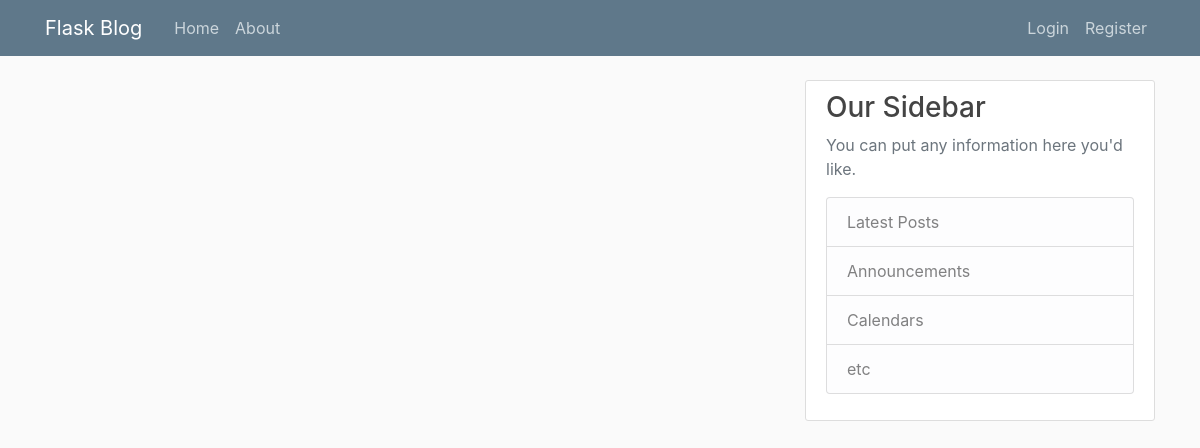
The app's page /home, older data.
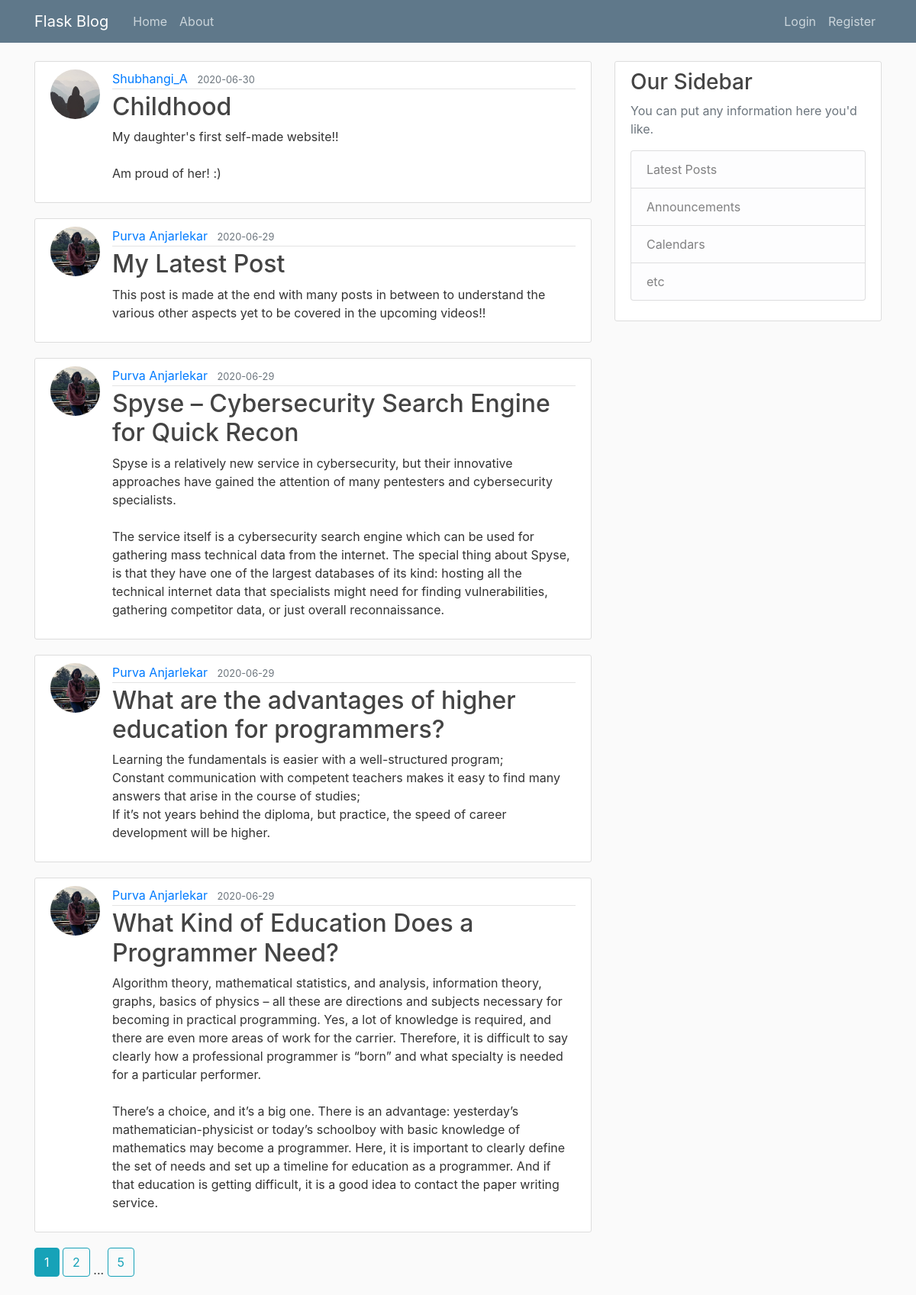
The same page, newer data.
### app/models.py (models this page shows, shortened)
class Post(db.Model):
    id = db.Column(db.Integer, primary_key = True)
    title = db.Column(db.String(150), nullable = False)
    date_posted = db.Column(db.DateTime, nullable = False, default = datetime.utcnow)
    content = db.Column(db.Text, nullable = False)
    user_id = db.Column(db.Integer, db.ForeignKey('user.id'), nullable = False)

class User(db.Model, UserMixin):
    id = db.Column(db.Integer, primary_key = True)
    username = db.Column(db.String(16), unique = True, nullable = False)
    email = db.Column(db.String(116), unique = True, nullable = False)
    image_file = db.Column(db.String(25), nullable = False, default = 'default.jpg')
    password = db.Column(db.String(60), nullable = False)
    posts = db.relationship('Post', backref='author', lazy=True)

### app/main/routes.py (the view)
@main.route("/")
@main.route("/home")
def home():
    page = request.args.get('page', 1, type=int)
    posts = Post.query.order_by(Post.date_posted.desc()).paginate(page=page, per_page=5)
    return render_template('home.html', posts=posts)

### app/templates/home.html
{% extends "layout.html" %}
    {% block content %}
        {% for post in posts.items %}
        <article class="media content-section">
          <img class="rounded-circle article-img" src="{{ url_for ('static', filename='profile_pics/' + post.author.image_file)}}" >
            <div class="media-body">
              <div class="article-metadata">
                <a class="mr-2" href="{{ url_for('users.user_posts', username=post.author.username) }}">{{ post.author.username }}</a>
                <small class="text-muted">{{ post.date_posted.strftime('%Y-%m-%d') }}</small>
              </div>
              <h2><a class="article-title" href="{{ url_for('posts.post', post_id = post.id) }}">{{ post.title }}</a></h2>
              <p class="article-content">{{ post.content }}</p>
            </div>
          </article>
        {% endfor %}
        {% for page_num in posts.iter_pages(left_edge=1, left_current=1, right_edge=1, right_current=2) %}
          {% if page_num %}
            {% if posts.page == page_num %}
              <a class="btn btn-info mb-4" href="{{ url_for('main.home', page=page_num) }}">{{ page_num }}</a>
            {% else %}
            <a class="btn btn-outline-info mb-4" href="{{ url_for('main.home', page=page_num) }}">{{ page_num }}</a>
            {% endif %}
          {% else %}
           ...
          {% endif %}
        {% endfor %}
    {% endblock content %}

### app/templates/layout.html (shortened to what this page needs)
<!DOCTYPE html>
<html>
<head>
    <link rel="stylesheet" href="https://maxcdn.bootstrapcdn.com/bootstrap/4.0.0/css/bootstrap.min.css">
    <link rel="stylesheet" type="text/css" href="{{ url_for('static', filename='main.css') }}">
</head>
<body>
    <header class="site-header">
      <nav class="navbar navbar-expand-md navbar-dark bg-steel fixed-top">
        <div class="container">
          <a class="navbar-brand mr-4" href="/">Flask Blog</a>
          <div class="collapse navbar-collapse" id="navbarToggle">
            <div class="navbar-nav mr-auto">
              <a class="nav-item nav-link" href="{{ url_for('main.home') }}">Home</a>
              <a class="nav-item nav-link" href="{{ url_for('main.about') }}">About</a>
            </div>
            <div class="navbar-nav">
              {% if current_user.is_authenticated %}
              <a class="nav-item nav-link" href="{{ url_for('posts.new_post') }}">New Post</a>
              <a class="nav-item nav-link" href="{{ url_for('users.account') }}">Account</a>
              <a class="nav-item nav-link" href="{{ url_for('users.logout') }}">Logout</a>
              {% else %}
                <a class="nav-item nav-link" href="{{ url_for('users.login') }}">Login</a>
                <a class="nav-item nav-link" href="{{ url_for('users.register') }}">Register</a>
              {% endif %}
            </div>
          </div>
        </div>
      </nav>
    </header>
    <main role="main" class="container">
      <div class="row">
        <div class="col-md-8">
          {% block content %}{% endblock %}
        </div>
        <div class="col-md-4">
          <div class="content-section">
            <h3>Our Sidebar</h3>
            <p class='text-muted'>You can put any information here you'd like.
              <ul class="list-group">
                <li class="list-group-item list-group-item-light">Latest Posts</li>
                <li class="list-group-item list-group-item-light">Announcements</li>
                <li class="list-group-item list-group-item-light">Calendars</li>
                <li class="list-group-item list-group-item-light">etc</li>
              </ul>
            </p>
          </div>
        </div>
      </div>
    </main>
</body>
</html>

### app/static/main.css (style rules this page uses)
body { background: #fafafa; color: #333333; margin-top: 5rem; }
h1, h2, h3, h4, h5, h6 { color: #444444; }
.bg-steel { background-color: #5f788a; }
.site-header .navbar-nav .nav-link { color: #cbd5db; }
.content-section { background: #ffffff; padding: 10px 20px; border: 1px solid #dddddd; border-radius: 3px; margin-bottom: 20px; }
.article-title { color: #444444; }
.article-content { white-space: pre-line; }
.article-img { height: 65px; width: 65px; margin-right: 16px; }
.article-metadata { padding-bottom: 1px; margin-bottom: 4px; border-bottom: 1px solid #e3e3e3 }

Row changes from the older to the newer data that the page shows:
added Post: image_file (placeholder picture), author.username "Shubhangi_A", date_posted "2020-06-30", title "Childhood", content "My daughter's first self-made website!! Am proud of her! :)"
added Post: image_file (picture), author.username "Purva Anjarlekar", date_posted "2020-06-29", title "My Latest Post", content "This post is made at the end with many posts in between to understand the various other aspects yet to be covered in the upcoming videos!!"
added Post: image_file (picture), author.username "Purva Anjarlekar", date_posted "2020-06-29", title "Spyse – Cybersecurity Search Engine for Quick Recon", content "Spyse is a relatively new service in cybersecurity, but their innovative approaches have gained the attention of many pentesters and cybersecurity specialists. The service itself is a cybersecurity search engine which can be used for gathering mass technical data from the internet. The special thing about Spyse, is that they have one of the largest databases of its kind: hosting all the technical internet data that specialists might need for finding vulnerabilities, gathering competitor data, or just overall reconnaissance."
added Post: image_file (picture), author.username "Purva Anjarlekar", date_posted "2020-06-29", title "What are the advantages of higher education for programmers?", content "Learning the fundamentals is easier with a well-structured program; Constant communication with competent teachers makes it easy to find many answers that arise in the course of studies; If it’s not years behind the diploma, but practice, the speed of career development will be higher."
added Post: image_file (picture), author.username "Purva Anjarlekar", date_posted "2020-06-29", title "What Kind of Education Does a Programmer Need?", content "Algorithm theory, mathematical statistics, and analysis, information theory, graphs, basics of physics – all these are directions and subjects necessary for becoming in practical programming. Yes, a lot of knowledge is required, and there are even more areas of work for the carrier. Therefore, it is difficult to say clearly how a professional programmer is “born” and what specialty is needed for a particular performer. There’s a choice, and it’s a big one. There is an advantage: yesterday’s mathematician-physicist or today’s schoolboy with basic knowledge of mathematics may become a programmer. Here, it is important to clearly define the set of needs and set up a timeline for education as a…"
Text that changed along with them:
new list line: "1"
new list line: "2"
new list line: "5"
